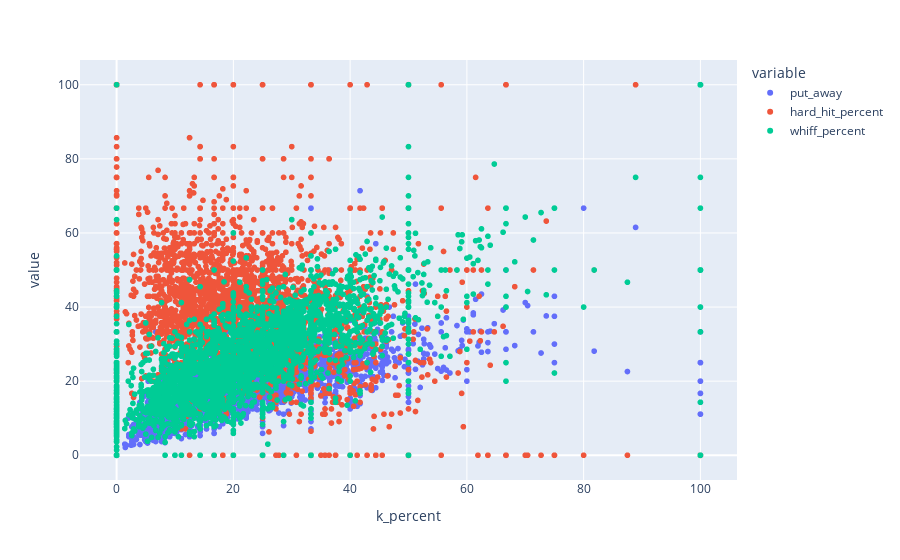

Notebook source saved alongside this figure:
### Markdown cell above
### Scatterplot of comparing put-away percent, hard hit percent, and whiff percent to strike percent

### Code cell
k_scatter = px.scatter(full_df, x='k_percent', y=['put_away', 'hard_hit_percent', 'whiff_percent'])
k_scatter

### Figure 1 — Plotly figure (JSON) as saved in the notebook; plotly's stock layout.template omitted (floating-point values rounded to 4 significant figures; data arrays with more than 128 entries replaced by an {"elided": "..."} marker saying what was removed)
{"data": [{"hovertemplate": "variable=put_away<br>k_percent=%{x}<br>value=%{y}<extra></extra>", "legendgroup": "put_away", "marker": {"color": "#636efa", "symbol": "circle"}, "mode": "markers", "name": "put_away", "showlegend": true, "type": "scattergl", "x": {"elided": "3291 float values"}, "xaxis": "x", "y": {"elided": "3291 float values"}, "yaxis": "y"}, {"hovertemplate": "variable=hard_hit_percent<br>k_percent=%{x}<br>value=%{y}<extra></extra>", "legendgroup": "hard_hit_percent", "marker": {"color": "#EF553B", "symbol": "circle"}, "mode": "markers", "name": "hard_hit_percent", "showlegend": true, "type": "scattergl", "x": {"elided": "3291 float values"}, "xaxis": "x", "y": {"elided": "3291 float values"}, "yaxis": "y"}, {"hovertemplate": "variable=whiff_percent<br>k_percent=%{x}<br>value=%{y}<extra></extra>", "legendgroup": "whiff_percent", "marker": {"color": "#00cc96", "symbol": "circle"}, "mode": "markers", "name": "whiff_percent", "showlegend": true, "type": "scattergl", "x": {"elided": "3291 float values"}, "xaxis": "x", "y": {"elided": "3291 float values"}, "yaxis": "y"}], "layout": {"legend": {"title": {"text": "variable"}, "tracegroupgap": 0}, "margin": {"t": 60}, "xaxis": {"anchor": "y", "domain": [0, 1], "title": {"text": "k_percent"}}, "yaxis": {"anchor": "x", "domain": [0, 1], "title": {"text": "value"}}}}
